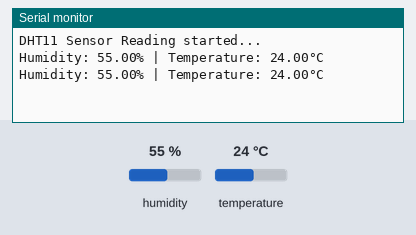
The sketch below on a simulated ESP32. Parts: the last lines printed to the serial monitor. The inputs (shaded band) are chosen by the test bench; at power-on: humidity 55 %, temperature 24 °C.

Above: at 2.8 s.
2.9 s: humidity set to 22 %
At 4.8 s:
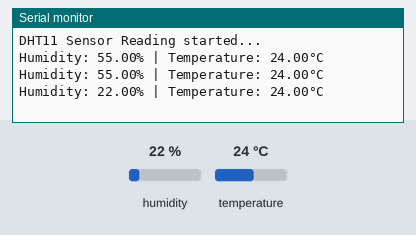
5.6 s: temperature set to 12 °C
At 7.2 s:
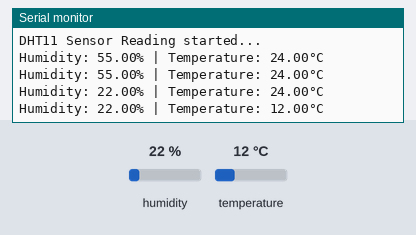
8.3 s: humidity set to 40 %
At 10.7 s:
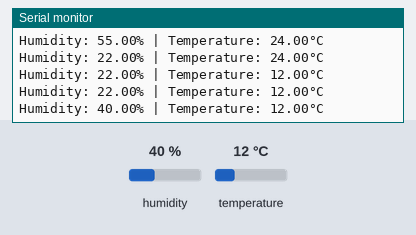
Timing chart, 0 to 12.2 s (numbered marks = the images above; inputs shaded):
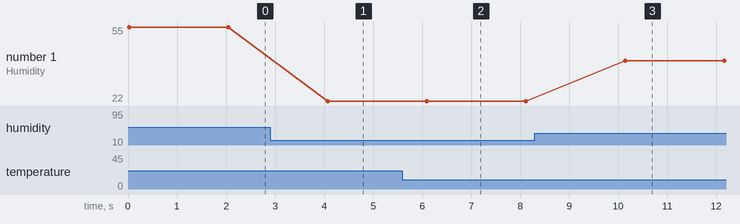

Measured:
- after the input at 2.9 s, the serial monitor: prints a new line after 1.2 s (image 1)
- after the input at 5.6 s, the serial monitor: prints a new line after 0.49 s (image 2)
- after the input at 8.3 s, the serial monitor: prints a new line after 1.8 s (image 3)
- plotted number 1: 55 → 22 after the input at 2.9 s, 22 → 40 after the input at 8.3 s

The sketch:

CodePraktikum4_2.ino
```cpp
#include "DHT.h"

// Tentukan pin yang digunakan (Contoh: GPIO 4)
#define DHTPIN 4
#define DHTTYPE DHT11

DHT dht(DHTPIN, DHTTYPE);

void setup() {
  Serial.begin(115200); // ESP32 standar menggunakan baud rate 115200
  dht.begin();
  Serial.println("DHT11 Sensor Reading started...");
}

void loop() {
  // Membaca kelembapan dan suhu [cite: 397]
  float h = dht.readHumidity();
  float t = dht.readTemperature();

  // Cek jika pembacaan gagal
  if (isnan(h) || isnan(t)) {
    Serial.println("Gagal membaca dari sensor DHT!");
    return;
  }

  // Menampilkan hasil di Serial Monitor [cite: 399]
  Serial.print("Humidity: ");
  Serial.print(h);
  Serial.print("% | Temperature: ");
  Serial.print(t);
  Serial.println("°C");

  delay(2000); // Jeda pembacaan setiap 2 detik [cite: 399]
}
```
